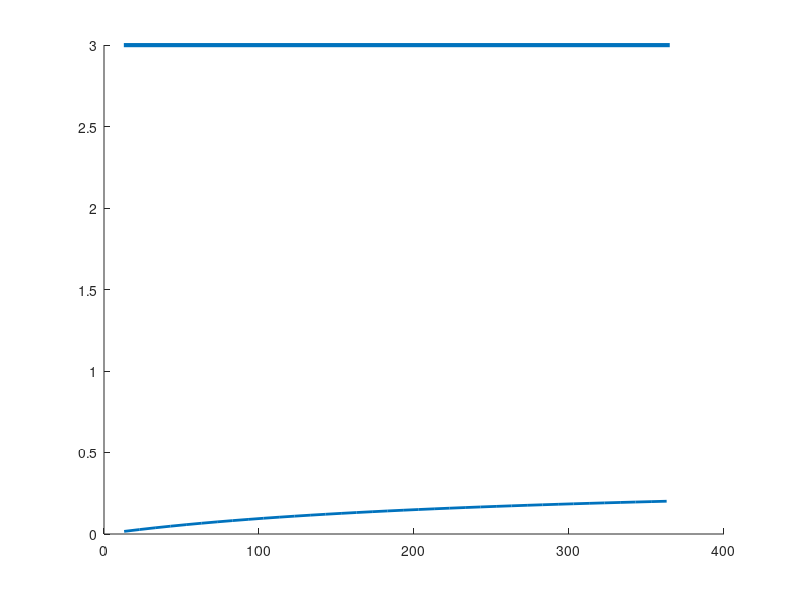

Source code (MATLAB):
hold off
LEL=@(t) 3-0.75/327.6*(t-25); %t : degrees celcius
UEL=@(t) 19+0.75/327.6*(t-25); %t : same;

LEL=@(t) 3-0.8*10^-3
line([12.8 365], [LEL(12.8) LEL(36.5)],'LineWidth',3)
% line([12.8 365], [UEL(12.8) UEL(36.5)],'LineWidth',3)
hold on

% for dosu=17.8:10:95.6
dosu=17.8;
water=350*(1-dosu/100); %ml
ethanol=350*(dosu/100);
n=76;
A=(0.75/2)^2*pi+0.99*10^-2; % m^2
V=2.3*330.579*1000*0.02; %m^3*1000L/m^3 -> L
%input-===========================
de=0.789;
water=water/18.01*n; %mol
ethanol=ethanol*de/46.08*n; %mol


y1=[];
y2=[];
y1(1)=water; %mol
y2(1)=ethanol; %mol
dy1=[];
dy2=[];
T=[];

pw=0.0230; %atm
pe=0.0574; %atm

T(1)=298.15; %K

NA=6.022*10^23;
mw=18.01/NA/1000; %kg
me=46.08/NA/1000; %kg
kb=1.38064852*10^-23;  %m^2 kg/ s^2 K
Rj=8.314;


R=0.08206; %atm L / K mol

equilibrium_ethanol=[];
aw=1;
ae=1;
dt=0.01;
len=1;
for t=13:10:365
    T(len)=t+273.15;
    len=len+1;
    for i=1:20000
        xw=y1(i)/(y1(i)+y2(i));
        xe=y2(i)/(y1(i)+y2(i));
        cw1=(xw*pw-pw*0.45*0-(y1(1)-y1(i))/V*R*T(len-1))*101325;
        ce1=(xe*pe-(y2(1)-y2(i))/V*R*T(len-1))*101325;
        dy1(i)=A*cw1/sqrt(2*pi*(mw*kb*T(len-1)))/NA*aw*dt;
        dy2(i)=A*ce1/sqrt(2*pi*(me*kb*T(len-1)))/NA*ae*dt;
        
        y1(i+1)=y1(i)-dy1(i);
        y2(i+1)=y2(i)-dy2(i);
        
        if y1(i+1)<=0 && y2(i+1)<=0
        y1(i+1:100001)=0;
        y2(i+1:100001)=0;
        break;
        else
            if y1(i+1)<0
                y1(i+1)=0;
            end
            if y2(i+1)<0
                y2(i+1)=0;
            end
        end
    end
%     equilibrium_ethanol(len-1)=(y2(1)-y2(20000))/(y1(1)-y1(20000)+y2(1)-y2(20000)+V/R/t)*100;
    equilibrium_ethanol(len-1)=(y2(1)-y2(20000))/(y1(1)-y1(20000)+V/R/t)*100;
    e_e(len-1)=y2(20000)/(y1(20000)+y2(20000))*100;
    y1=[];
    y2=[];
    y1(1)=water; %mol
    y2(1)=ethanol; %mol
    dy1=[];
    dy2=[];
end
plot(T-273.15,equilibrium_ethanol,'LineWidth',2)
hold on
% end
% hold off

